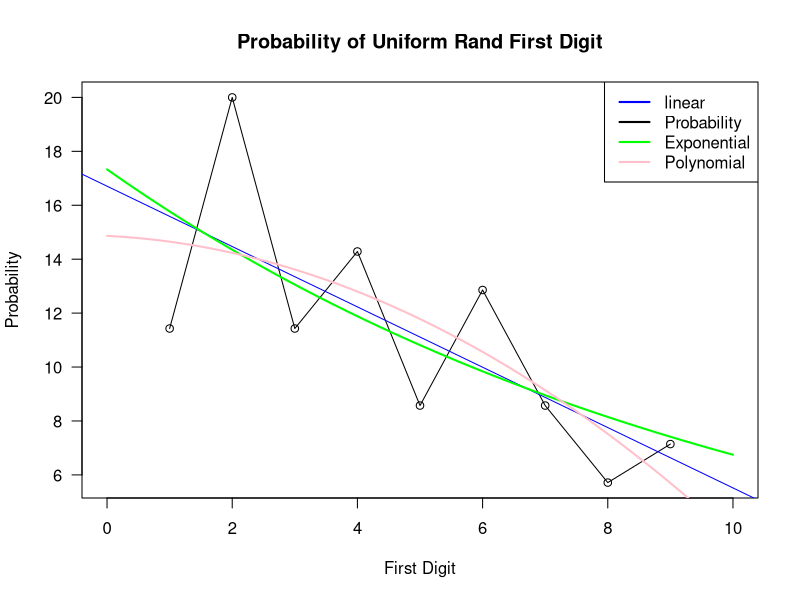

Here is the R script that generated this plot:
#Function for obtaining the first digit in numbers less than 1
RModulo <- function(x){
  Rmod = 10
  if (x>=1 && x<10){
    return(x)
  }else{
    return (RModulo(x*10))
  }
  
  
}


y<-runif(70,0,1)

UniformValues<-list()
for(i in 1:length(y)){
  UniformValues[[i]]<-as.integer(RModulo(y[[i]]))
  
}

UniformValues

#Probability
#Made an array of size 9 and filled each spot with 9 zeroes
#To fill the array with how many times that number appeared
frequency <- seq(0,0,length.out=9)
frequency


for(i in 1:9){
  for(j in 1:length(UniformValues)){
    if(UniformValues[j] == i)
      frequency[i] = frequency[i] + 1
  }
}

counter<-frequency
frequency
counter


#Array has values of how many times each value showed up, now replaces it with the probability
#Even if it is a decimal it is the percentage
for(i in 1:9){
  frequency[i] = (frequency[i]/length(UniformValues))*100
}

#Probability of that number appearing out of all the numbers
frequency

plot(frequency, type = "o",main = "Probability of Uniform Rand First Digit", xlab="First Digit", ylab="Probability", col="black", xlim=c(0,10), las=1)

# basic straight line of fit
x<-1:9
fit <- glm(frequency~x)
co <- coef(fit)
abline(fit, col="blue", lwd=1)

# exponential line of fit
x<-1:9
f <- function(x,a,b) {a * exp(b * x)}
fit <- nls(frequency ~ f(x,a,b), start = c(a=10, b=0)) 
co <- coef(fit)
curve(f(x, a=co[1], b=co[2]), add = TRUE, col="green", lwd=2) 

# polynomial
f <- function(x,a,b,d) {(a*x^2) + (b*x) + d}
fit <- nls(frequency ~ f(x,a,b,d), start = c(a=1, b=1, d=1)) 
co <- coef(fit)
curve(f(x, a=co[1], b=co[2], d=co[3]), add = TRUE, col="pink", lwd=2)

legend("topright",legend=c("linear","Probability", "Exponential", "Polynomial"),col=c("blue","black","green","pink"),lwd=2 )





